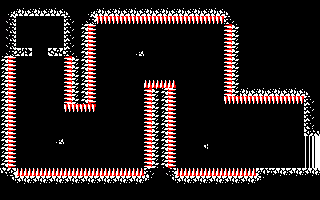

This is a level from a 2D game, rendered from its Tiled map with the project's own tilesets. A one-line summary and the complete map file follow:
An orthogonal 20x25 tile map with 16x8 px tiles, 1 tile layer (Capa de Patrones 1).

<map version="1.2" tiledversion="1.2.4" orientation="orthogonal" renderorder="right-down" width="20" height="25" tilewidth="16" tileheight="8" infinite="0" nextlayerid="2" nextobjectid="1">
 <tileset firstgid="1" source="tileset.tsx" />
 <layer id="1" name="Capa de Patrones 1" width="20" height="25">
  <data encoding="csv">
1,1,1,1,1,1,1,1,1,1,1,1,1,1,1,1,1,1,1,1,
19,13,13,13,20,19,13,13,13,13,13,13,13,13,20,1,1,1,1,1,
14,1,1,1,10,14,6,6,6,6,6,6,6,6,10,1,1,1,1,1,
14,1,1,1,10,18,1,1,1,1,1,1,1,1,17,1,1,1,1,1,
14,1,1,1,10,18,1,1,1,1,1,1,1,1,17,1,1,1,1,1,
14,1,1,1,10,18,1,1,1,1,1,1,1,1,17,1,1,1,1,1,
14,22,1,21,10,18,1,1,19,1,1,1,1,1,17,1,1,1,1,1,
18,1,1,1,17,18,1,1,1,1,1,1,1,1,17,1,1,1,1,1,
18,1,1,1,17,18,1,1,1,1,1,1,1,1,17,1,1,1,1,1,
18,1,1,1,17,18,1,1,1,1,1,1,1,1,17,1,1,1,1,1,
18,1,1,1,17,18,1,1,1,2,2,1,1,1,17,1,1,1,1,1,
18,1,1,1,17,18,1,1,1,17,18,1,1,1,17,13,13,13,13,20,
18,1,1,1,17,18,1,1,1,17,18,1,1,1,6,6,6,6,6,10,
18,1,1,1,6,6,1,1,1,17,18,1,1,1,1,1,1,1,1,10,
18,1,1,1,1,1,1,1,1,17,18,1,1,1,1,1,1,1,1,10,
18,1,1,1,1,1,1,1,1,17,18,1,1,1,1,1,1,1,1,10,
18,1,1,1,1,1,1,1,1,17,18,1,1,1,1,1,1,1,1,15,
18,1,1,19,1,1,1,1,1,17,18,1,1,1,1,1,1,1,1,5,
18,1,1,1,1,1,1,1,1,17,18,1,23,1,1,1,1,1,1,5,
18,1,1,1,1,1,1,1,1,17,18,1,1,1,1,1,1,1,1,5,
18,1,1,1,1,1,1,1,1,17,18,1,1,1,1,1,1,1,1,5,
12,2,2,2,2,2,2,2,2,10,14,2,2,2,2,2,11,9,9,9,
23,9,9,9,9,9,9,9,9,24,23,9,9,9,9,9,24,1,1,1,
1,1,1,1,1,1,1,1,1,1,1,1,1,1,1,1,1,1,1,1,
1,1,1,1,1,1,1,1,1,1,1,1,1,1,1,1,1,1,1,1
</data>
 </layer>
</map>
